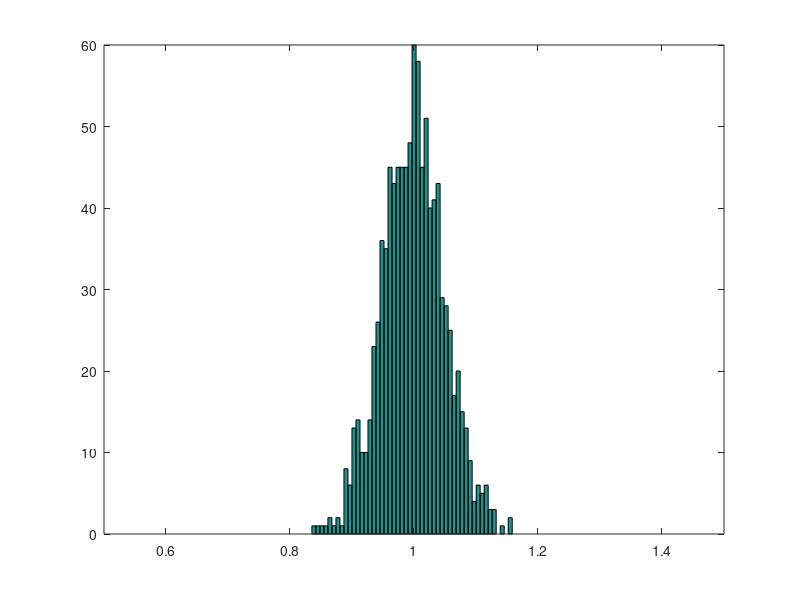

Write MATLAB code to recreate this figure.
%% Generate the Distribution
mu = 1;         % Mean of distribution
sigma = 0.05;   % Standard deviation

rng('default')  % For reproducibility
R = normrnd(mu,sigma,[1,1000]);

%% Plot the distribution
figure(1); clf;
hist(R,50)
xlim([0.5 1.5])
